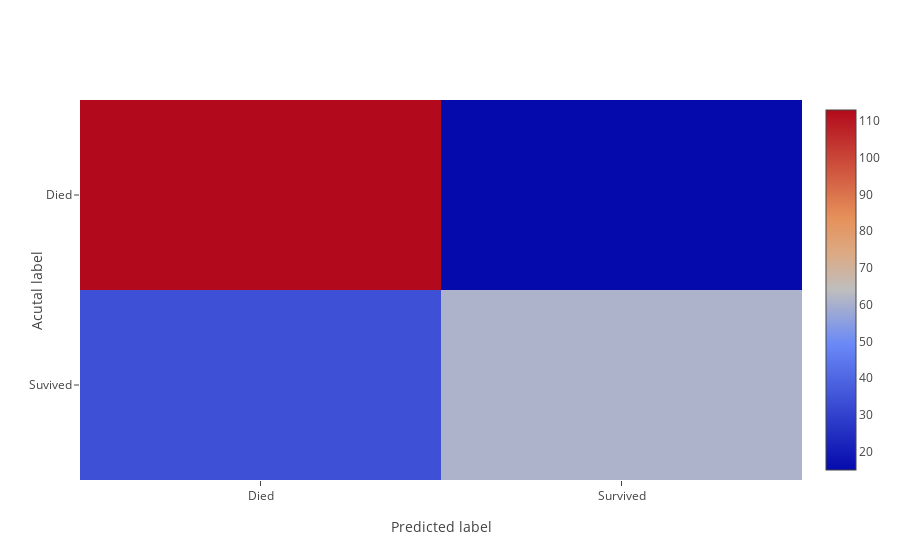

Notebook source saved alongside this figure:
### Code cell
data = [go.Heatmap(
    z=cnf_matrix[::-1],
    x=["Died", "Survived"],
    y=["Suvived", "Died"],
)]

layout = go.Layout(
    yaxis=dict(title="Acutal label"),
    xaxis=dict(title="Predicted label")
)

fig = go.Figure(data=data, layout=layout)
pyo.iplot(fig)

### Figure 1 — Plotly figure (JSON) as saved in the notebook; plotly's stock layout.template omitted (floating-point values rounded to 4 significant figures)
{"data": [{"type": "heatmap", "uid": "fb68579a-9855-4415-b3b1-7fa8b3d943f7", "x": ["Died", "Survived"], "y": ["Suvived", "Died"], "z": [[34, 61], [113, 15]]}], "layout": {"xaxis": {"title": {"text": "Predicted label"}}, "yaxis": {"title": {"text": "Acutal label"}}}}
